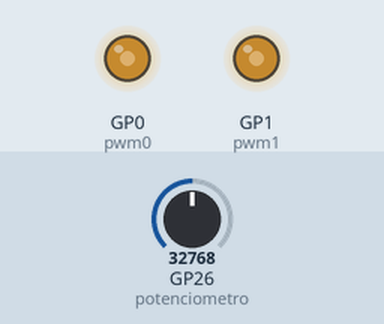
Bench run of a program on a simulated Raspberry Pi Pico running MicroPython. Shown: output pins drawn as LEDs (lit = HIGH). The inputs (shaded band) are chosen by the test bench; at power-on: GP26 (potenciometro) = 32768 (analog values on the 0–65535 scale).

Above: at 1.2 s.
1.3 s: GP26 (potenciometro) set to 45874
At 2.0 s:
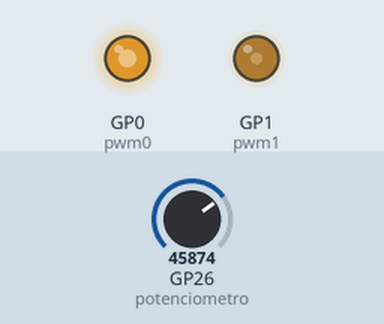
2.8 s: GP26 (potenciometro) set to 57670
At 3.3 s:
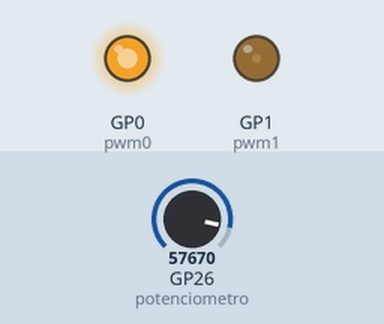
4.3 s: GP26 (potenciometro) set to 65535
At 5.5 s:
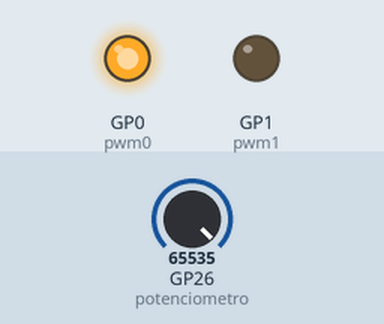
5.8 s: GP26 (potenciometro) set to 19660
At 6.9 s:
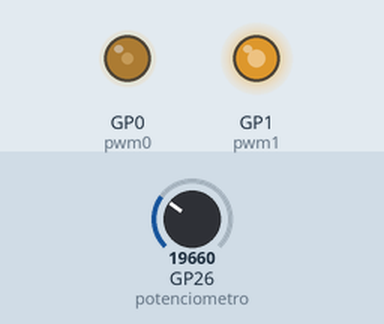
7.3 s: GP26 (potenciometro) set to 7864
At 8.1 s:
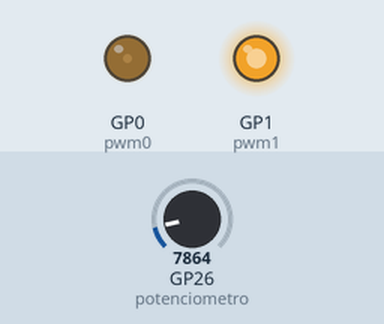
Timing chart, 0 to 9.8 s (numbered marks = the images above; inputs shaded):
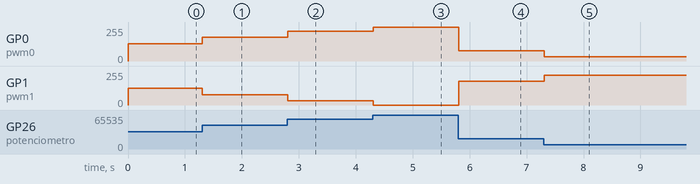

Measured:
- after the input at 1.3 s, GP0 (pwm0): 128/255 → 178/255 at once; GP1 (pwm1): 127/255 → 77/255 at once
- after the input at 2.8 s, GP0 (pwm0): 178/255 → 224/255 at once; GP1 (pwm1): 77/255 → 31/255 at once
- after the input at 4.3 s, GP0 (pwm0): 224/255 → 255/255 at once; GP1 (pwm1): 31/255 → 0/255 at once
- after the input at 5.8 s, GP0 (pwm0): 255/255 → 76/255 at once; GP1 (pwm1): 0/255 → 179/255 at once
- after the input at 7.3 s, GP0 (pwm0): 76/255 → 31/255 at once; GP1 (pwm1): 179/255 → 224/255 at once

The program:

act7.py
```python
from machine import ADC, Pin, PWM
import time

potenciometro = ADC(26) # Entrada analógica en GPIO26 (ADC0)

pwm0 = PWM(Pin(0))      # Salida PWM directa
pwm1 = PWM(Pin(1))      # Salida PWM inversa

pwm0.freq(1000)
pwm1.freq(1000)

while True:
    # El valor del ADC mapea perfectamente con el duty_u16 ya que ambos son de 16 bits (0-65535)
    lectura = potenciometro.read_u16()

    pwm0.duty_u16(lectura)            # Asigna la lectura directa
    pwm1.duty_u16(65535 - lectura)    # Asigna la lectura inversa

    time.sleep(0.05) # Pequeño retardo para estabilizar la lectura y evitar parpadeos
```
